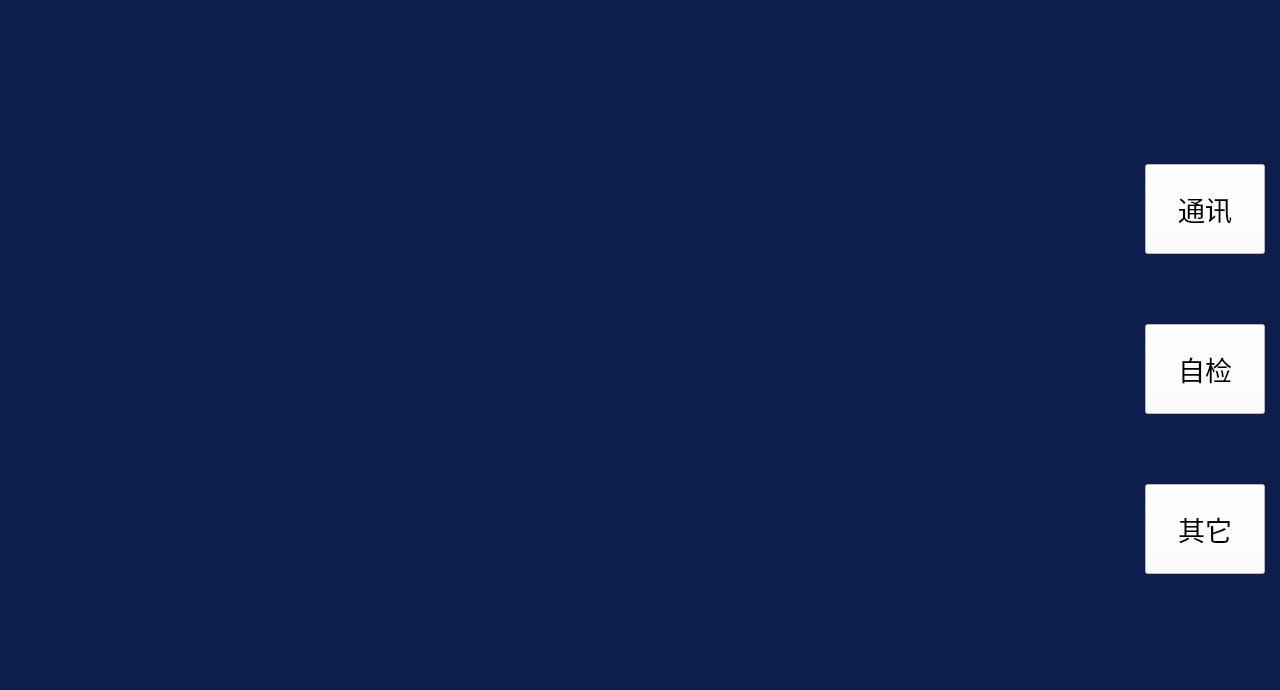
<?xml version="1.0" encoding="UTF-8"?>
<ui version="4.0">
 <class>FrameSetup</class>
 <widget class="QFrame" name="FrameSetup">
  <property name="geometry">
   <rect>
    <x>0</x>
    <y>0</y>
    <width>1280</width>
    <height>690</height>
   </rect>
  </property>
  <property name="minimumSize">
   <size>
    <width>1280</width>
    <height>690</height>
   </size>
  </property>
  <property name="maximumSize">
   <size>
    <width>1280</width>
    <height>690</height>
   </size>
  </property>
  <property name="windowTitle">
   <string>Frame</string>
  </property>
  <property name="styleSheet">
   <string notr="true">background: #0D1D4D;</string>
  </property>
  <widget class="QWidget" name="horizontalLayoutWidget">
   <property name="geometry">
    <rect>
     <x>0</x>
     <y>0</y>
     <width>1271</width>
     <height>740</height>
    </rect>
   </property>
   <layout class="QHBoxLayout" name="horizontalLayout" stretch="1,0">
    <item>
     <widget class="QFrame" name="frame">
      <property name="styleSheet">
       <string notr="true">background-color: transparent;</string>
      </property>
      <property name="frameShape">
       <enum>QFrame::NoFrame</enum>
      </property>
      <property name="frameShadow">
       <enum>QFrame::Raised</enum>
      </property>
     </widget>
    </item>
    <item>
     <layout class="QVBoxLayout" name="verticalLayout" stretch="0,0,0">
      <property name="leftMargin">
       <number>6</number>
      </property>
      <property name="topMargin">
       <number>100</number>
      </property>
      <property name="rightMargin">
       <number>6</number>
      </property>
      <property name="bottomMargin">
       <number>100</number>
      </property>
      <item>
       <widget class="QToolButton" name="btn4">
        <property name="minimumSize">
         <size>
          <width>120</width>
          <height>90</height>
         </size>
        </property>
        <property name="maximumSize">
         <size>
          <width>120</width>
          <height>90</height>
         </size>
        </property>
        <property name="font">
         <font>
          <pointsize>20</pointsize>
         </font>
        </property>
        <property name="styleSheet">
         <string notr="true">background-color: rgb(255, 255, 255);</string>
        </property>
        <property name="text">
         <string>通讯</string>
        </property>
        <property name="icon">
         <iconset resource="Images.qrc">
          <normaloff>:/Images/comm.png</normaloff>:/Images/comm.png</iconset>
        </property>
        <property name="iconSize">
         <size>
          <width>32</width>
          <height>32</height>
         </size>
        </property>
        <property name="checkable">
         <bool>false</bool>
        </property>
        <property name="toolButtonStyle">
         <enum>Qt::ToolButtonTextUnderIcon</enum>
        </property>
       </widget>
      </item>
      <item>
       <widget class="QToolButton" name="btn1">
        <property name="minimumSize">
         <size>
          <width>120</width>
          <height>90</height>
         </size>
        </property>
        <property name="maximumSize">
         <size>
          <width>120</width>
          <height>90</height>
         </size>
        </property>
        <property name="font">
         <font>
          <pointsize>20</pointsize>
         </font>
        </property>
        <property name="styleSheet">
         <string notr="true">background-color: rgb(255, 255, 255);</string>
        </property>
        <property name="text">
         <string>自检</string>
        </property>
        <property name="icon">
         <iconset resource="Images.qrc">
          <normaloff>:/Images/selfDetection.png</normaloff>:/Images/selfDetection.png</iconset>
        </property>
        <property name="iconSize">
         <size>
          <width>32</width>
          <height>32</height>
         </size>
        </property>
        <property name="checkable">
         <bool>false</bool>
        </property>
        <property name="checked">
         <bool>false</bool>
        </property>
        <property name="popupMode">
         <enum>QToolButton::DelayedPopup</enum>
        </property>
        <property name="toolButtonStyle">
         <enum>Qt::ToolButtonTextUnderIcon</enum>
        </property>
       </widget>
      </item>
      <item>
       <widget class="QToolButton" name="btnOther">
        <property name="minimumSize">
         <size>
          <width>120</width>
          <height>90</height>
         </size>
        </property>
        <property name="maximumSize">
         <size>
          <width>120</width>
          <height>90</height>
         </size>
        </property>
        <property name="font">
         <font>
          <pointsize>20</pointsize>
         </font>
        </property>
        <property name="styleSheet">
         <string notr="true">background-color: rgb(255, 255, 255);</string>
        </property>
        <property name="text">
         <string>其它</string>
        </property>
        <property name="icon">
         <iconset resource="Images.qrc">
          <normaloff>:/Images/equipment.png</normaloff>:/Images/equipment.png</iconset>
        </property>
        <property name="iconSize">
         <size>
          <width>32</width>
          <height>32</height>
         </size>
        </property>
        <property name="checkable">
         <bool>false</bool>
        </property>
        <property name="checked">
         <bool>false</bool>
        </property>
        <property name="popupMode">
         <enum>QToolButton::DelayedPopup</enum>
        </property>
        <property name="toolButtonStyle">
         <enum>Qt::ToolButtonTextUnderIcon</enum>
        </property>
       </widget>
      </item>
     </layout>
    </item>
   </layout>
  </widget>
 </widget>
 <resources>
  <include location="Images.qrc"/>
 </resources>
 <connections/>
</ui>
